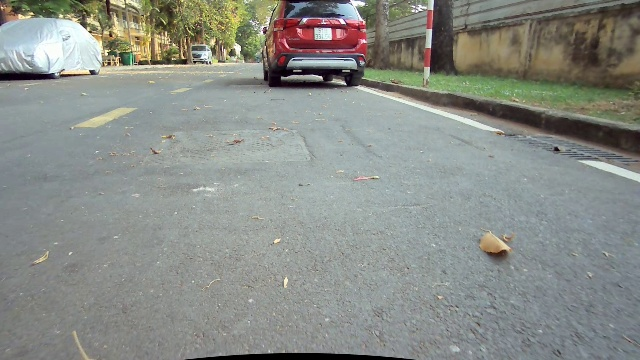
#> input picture 383.jpg, 640 x 360 px
$ python -i drivingv3.py   (imports and definitions only)
#> lines starting #> are read from the running program, lines starting #| are printed output that depends on the picture; after the words box and inside, x2 and y2 are one past the last pixel; in counts of white or black regions, pixels touching at a corner belong together
import cv2
import numpy as np
import logging
import math
import datetime
import sys

_SHOW_IMAGE = True


class HandCodedLaneFollower(object):

    # [29 lines left out: functions __init__, follow_lane, steer, not called in this run]

############################
# Frame processing steps
############################
def detect_lane(frame):
    logging.debug('detecting lane lines...')

    edges = detect_edges(frame)
    # show_image('edges', edges)

    cropped_edges = region_of_interest(edges)
    #show_image('edges cropped', cropped_edges)

    line_segments = detect_line_segments(cropped_edges)
    line_segment_image = display_lines(frame, line_segments)
    #show_image("line segments", line_segment_image)

    lane_lines = average_slope_intercept(frame, line_segments)
    lane_lines_image = display_lines(frame, lane_lines)
    #show_image("lane lines", lane_lines_image)

    return lane_lines, lane_lines_image

def detect_edges(frame):

    # detect edges
    edges = cv2.Canny(frame, 200, 400)

    return edges

def region_of_interest(canny):
    height, width = canny.shape
    frame = np.zeros_like(canny)

    # only focus bottom half of the screen

    polygon = np.array([[
        (0, height * 1 / 3),
        (width, height * 1 / 3),
        (width, height),
        (0, height),
    ]], np.int32)

    cv2.fillPoly(frame, polygon, 255)
    #show_image("frame", frame)
    masked_image = cv2.bitwise_and(canny, frame)
    return masked_image

def detect_line_segments(cropped_edges):
    # tuning min_threshold, minLineLength, maxLineGap is a trial and error process by hand
    rho = 1  # precision in pixel, i.e. 1 pixel
    angle = np.pi / 180  # degree in radian, i.e. 1 degree
    min_threshold = 5  # minimal of votes
    line_segments = cv2.HoughLinesP(cropped_edges, rho, angle, min_threshold, np.array([]), minLineLength=1,
                                    maxLineGap=1)

    if line_segments is not None:
        for line_segment in line_segments:
            logging.debug('detected line_segment:')
            logging.debug("%s of length %s" % (line_segment, length_of_line_segment(line_segment[0])))

    return line_segments

def average_slope_intercept(frame, line_segments):
    """
    This function combines line segments into one or two lane lines
    If all line slopes are < 0: then we only have detected left lane
    If all line slopes are > 0: then we only have detected right lane
    """
    lane_lines = []
    if line_segments is None:
        logging.info('No line_segment segments detected')
        return lane_lines

    height, width, _ = frame.shape
    left_fit = []
    right_fit = []

    boundary = 1/3
    left_region_boundary = width * (1 - boundary)  # left lane line segment should be on left 2/3 of the screen
    right_region_boundary = width * boundary # right lane line segment should be on left 2/3 of the screen

    for line_segment in line_segments:
        for x1, y1, x2, y2 in line_segment:
            if x1 == x2:
                logging.info('skipping vertical line segment (slope=inf): %s' % line_segment)
                continue
            fit = np.polyfit((x1, x2), (y1, y2), 1)
            slope = fit[0]
            intercept = fit[1]
            if slope < 0:
                if x1 < left_region_boundary and x2 < left_region_boundary:
                    left_fit.append((slope, intercept))
            else:
                if x1 > right_region_boundary and x2 > right_region_boundary:
                    right_fit.append((slope, intercept))

    left_fit_average = np.average(left_fit, axis=0)
    if len(left_fit) > 0:
        lane_lines.append(make_points(frame, left_fit_average))

    right_fit_average = np.average(right_fit, axis=0)
    if len(right_fit) > 0:
        lane_lines.append(make_points(frame, right_fit_average))

    logging.debug('lane lines: %s' % lane_lines)  # [[[316, 720, 484, 432]], [[1009, 720, 718, 432]]]

    return lane_lines

# [46 lines left out: functions compute_steering_angle, stabilize_steering_angle, not called in this run]

############################
# Utility Functions
############################
def display_lines(frame, lines, line_color=(0, 255, 0), line_width=10):
    line_image = np.zeros_like(frame)
    if lines is not None:
        for line in lines:
            for x1, y1, x2, y2 in line:
                cv2.line(line_image, (x1, y1), (x2, y2), line_color, line_width)
    line_image = cv2.addWeighted(frame, 0.8, line_image, 1, 1)
    return line_image

# [21 lines left out: function display_heading_line, not called in this run]

def length_of_line_segment(line):
    x1, y1, x2, y2 = line
    return math.sqrt((x2 - x1) ** 2 + (y2 - y1) ** 2)

def show_image(title, frame, show=_SHOW_IMAGE):
    if show:
        cv2.imshow(title, frame)

def make_points(frame, line):
    height, width, _ = frame.shape
    slope, intercept = line
    y1 = height  # bottom of the frame
    y2 = int(y1 * 1 / 2)  # make points from middle of the frame down

    # bound the coordinates within the frame
    x1 = max(-width, min(2 * width, int((y1 - intercept) / slope)))
    x2 = max(-width, min(2 * width, int((y2 - intercept) / slope)))
    return [[x1, y1, x2, y2]]

############################
# Test Functions
############################
# [5 lines left out: function test_photo, not called in this run]

>>> import cv2
>>> picture = cv2.imread('../383.jpg')
#> picture is the input picture: shape (360, 640, 3); mean B, G, R 135.9, 141.5, 137.8
>>> result = detect_lane(picture)
#> in detect_edges, `edges = cv2.Canny(frame, 200, 400)`:
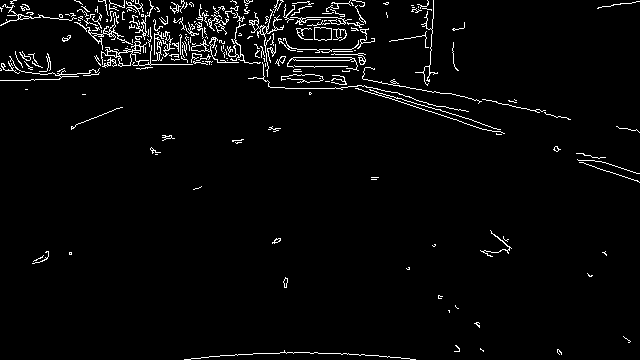
#> edges: shape (360, 640); 3.1% white in thin lines or dots
#> in region_of_interest, `cv2.fillPoly(frame, polygon, 255)`:
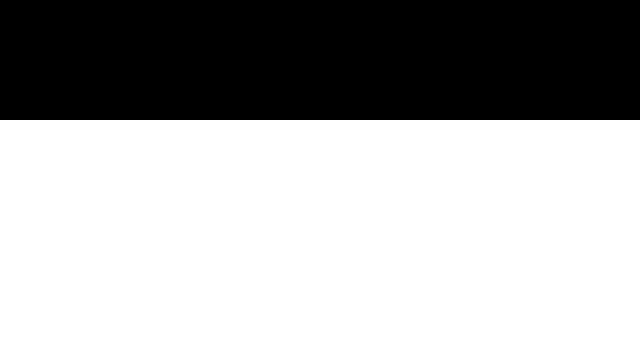
#> frame: shape (360, 640); 66.7% white; 1 black region, box (x1, y1, x2, y2) and area: (0, 0, 640, 120) 76800
#> in region_of_interest, `masked_image = cv2.bitwise_and(canny, frame)`:
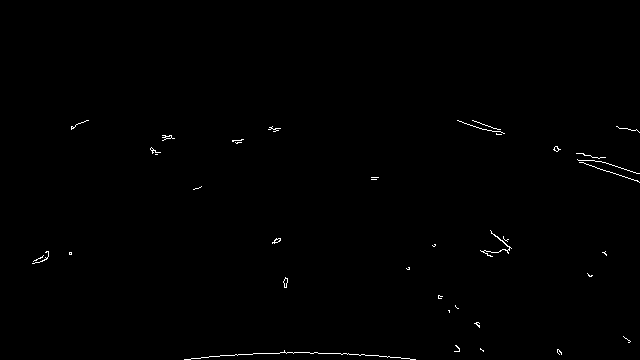
#> masked_image: shape (360, 640); 0.42% white in thin lines or dots, all inside (x1, y1, x2, y2) = (32, 120, 640, 360)
#> in detect_line_segments, `line_segments = cv2.HoughLinesP(cropped_edges, rho, angle, min_thresho..`: line_segments = 140 rows, first 6: [201, 357, 208, 357], [581, 162, 639, 182], [166, 138, 174, 138], [365, 355, 389, 356], [318, 353, 340, 353], [457, 120, 469, 124]
#> the loop in detect_line_segments, `for line_segment in line_segments:` made 140 passes
#> (x1 in length_of_line_segment, y1 in length_of_line_segment, x2 in length_of_line_segment, y2 in length_of_line_segment) on passes 1 to 12: (201, 357, 208, 357), (581, 162, 639, 182), (166, 138, 174, 138), (365, 355, 389, 356), (318, 353, 340, 353), (457, 120, 469, 124), (150, 148, 152, 153), (472, 120, 500, 129), (253, 353, 279, 353), (157, 152, 160, 152), (390, 357, 400, 357), (280, 352, 309, 352)
#> the loop in display_lines, `for line in lines:` made 140 passes
#> after the loop in display_lines, `for line in lines:`:
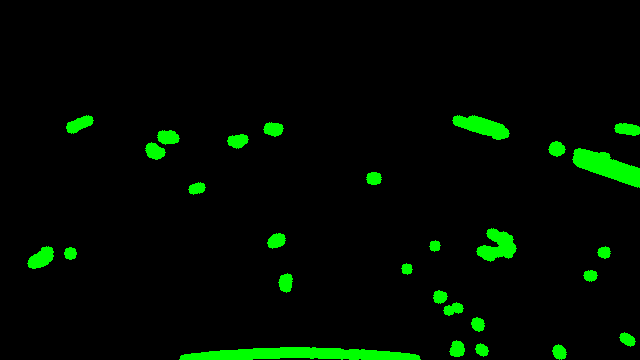
#> line_image: shape (360, 640, 3); mean of channels 0, 1, 2 0, 10.9, 0; drawn as B, G, R
#> in display_lines, `line_image = cv2.addWeighted(frame, 0.8, line_image, 1, 1)`:
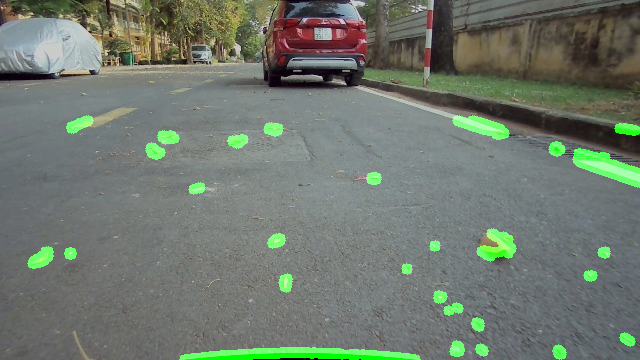
#> line_image: shape (360, 640, 3); mean B, G, R 109.8, 120.5, 111.3
#> the loop in average_slope_intercept, `for line_segment in line_segments:` made 140 passes
#> after the loop in average_slope_intercept, `for line_segment in line_segments:`: left_fit = 33 pairs, first value -1.67 to -1.26e-15, second value 131 to 759.3; right_fit = 64 pairs, first value 2.81e-16 to 3, second value -1271 to 358
#> in average_slope_intercept, `left_fit_average = np.average(left_fit, axis=0)`: left_fit_average = [-0.31, 277.5]
#> in make_points, `slope, intercept = line`: slope = -0.31; intercept = 277.5
#> in make_points, `x1 = max(-width, min(2 * width, int((y1 - intercept) / slope)))`: x1 = -265
#> in make_points, `x2 = max(-width, min(2 * width, int((y2 - intercept) / slope)))`: x2 = 314
#> in average_slope_intercept, `right_fit_average = np.average(right_fit, axis=0)`: right_fit_average = [0.412, 30.46]
#> in detect_lane, `lane_lines = average_slope_intercept(frame, line_segments)`: lane_lines = [[[-265, 360, 314, 180]], [[799, 360, 363, 180]]]
#> call 2 of display_lines, with line_color = (0, 255, 0), line_width = 10
#> the loop in display_lines (call 2), `for line in lines:` made 2 passes
#> after the loop in display_lines (call 2), `for line in lines:`:
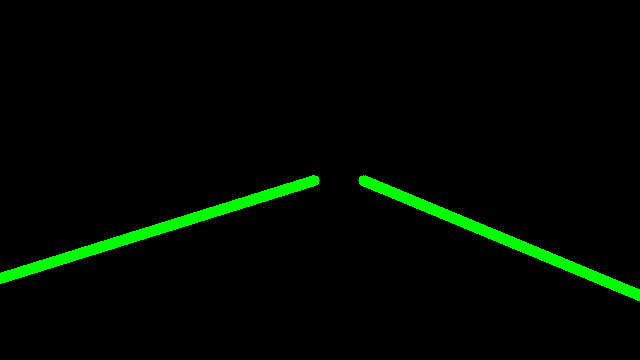
#> line_image: shape (360, 640, 3); mean B, G, R 0, 7.8, 0
#> in display_lines (call 2), `line_image = cv2.addWeighted(frame, 0.8, line_image, 1, 1)`:
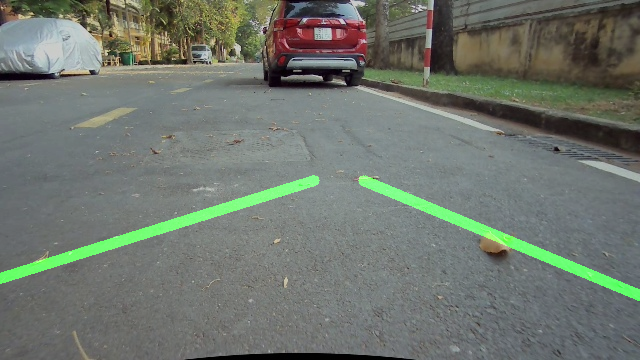
#> line_image: shape (360, 640, 3); mean B, G, R 109.8, 118.2, 111.3

$ run again, on 1000.png
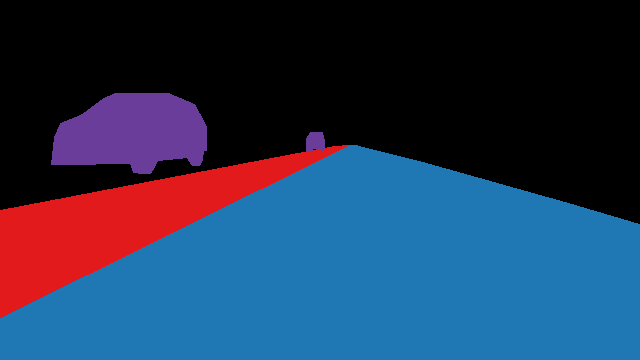
#> input picture 1000.png, 640 x 360 px
#> picture is the input picture: shape (360, 640, 3); mean B, G, R 84.1, 54.9, 36.5
#> in detect_edges, `edges = cv2.Canny(frame, 200, 400)`:
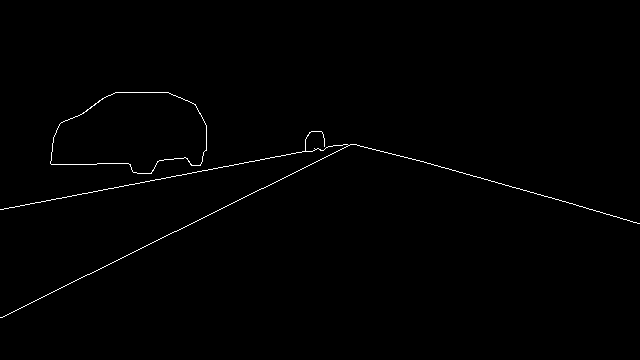
#> edges: shape (360, 640); 0.63% white in thin lines or dots, all inside (x1, y1, x2, y2) = (0, 92, 640, 318)
#> frame: shape (360, 640); 66.7% white; 1 black region, box (x1, y1, x2, y2) and area: (0, 0, 640, 120) 76800
#> masked_image: shape (360, 640); 0.56% white in thin lines or dots, all inside (x1, y1, x2, y2) = (0, 120, 640, 318)
#> in detect_line_segments, `line_segments = cv2.HoughLinesP(cropped_edges, rho, angle, min_thresho..`: line_segments = 107 rows, first 6: [236, 164, 238, 164], [514, 187, 588, 208], [372, 149, 375, 149], [100, 268, 303, 168], [37, 202, 226, 166], [70, 164, 96, 164]
#> the loop in detect_line_segments, `for line_segment in line_segments:` made 107 passes
#> the loop in display_lines, `for line in lines:` made 107 passes
#> the loop in average_slope_intercept, `for line_segment in line_segments:` made 107 passes
#> after the loop in average_slope_intercept, `for line_segment in line_segments:`: left_fit = 55 pairs, first value -5 to -2.75e-16, second value 131 to 1667; right_fit = 28 pairs, first value 1.29e-15 to 10, second value -3096 to 211
#> left_fit_average = [-0.477, 257.2]
#> slope = -0.477; intercept = 257.2
#> in make_points, `x1 = max(-width, min(2 * width, int((y1 - intercept) / slope)))`: x1 = -215
#> in make_points, `x2 = max(-width, min(2 * width, int((y2 - intercept) / slope)))`: x2 = 161
#> right_fit_average = [0.476, -0.491]
#> lane_lines = [[[-215, 360, 161, 180]], [[757, 360, 379, 180]]]
#> the loop in display_lines (call 2), `for line in lines:` made 2 passes
#> in display_lines (call 2), `line_image = cv2.addWeighted(frame, 0.8, line_image, 1, 1)`:
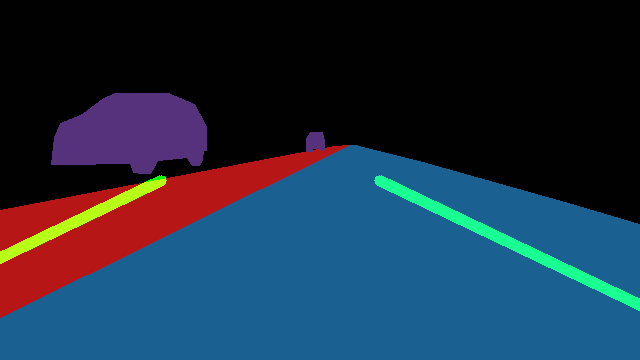
#> line_image: shape (360, 640, 3); mean B, G, R 68.3, 49.3, 30.3
